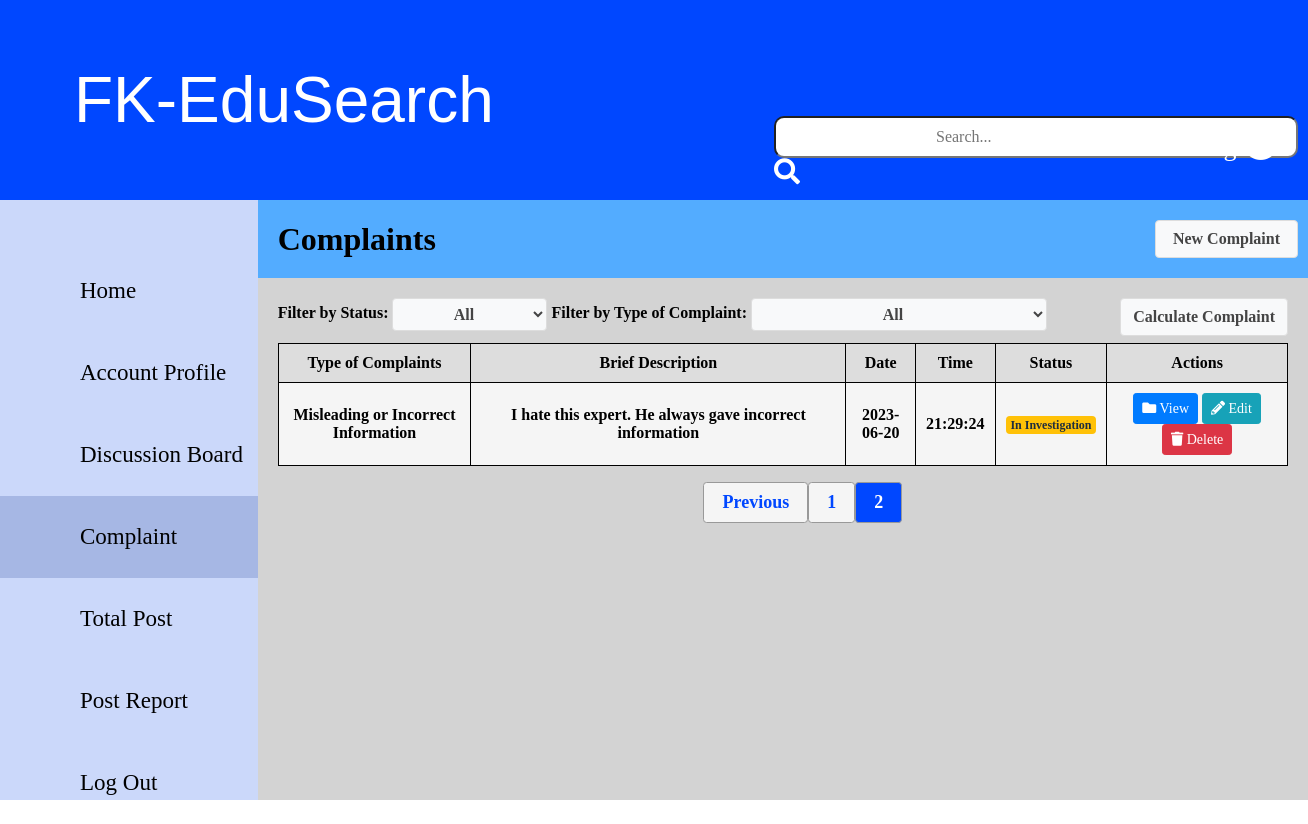
Screenshot of /Complaint/UserComplaint.php?page=2 with the database file from the repository.
### tables this page shows
CREATE TABLE `user` (
  `User_ID` varchar(7) NOT NULL,
  `user_password` varchar(20) NOT NULL,
  `user_name` varchar(30) NOT NULL,
  `user_type` varchar(20) NOT NULL,
  `user_email` varchar(20) NOT NULL,
  `user_phoneNum` varchar(20) NOT NULL,
  `user_researchArea` varchar(50) NOT NULL,
  `user_academicStatus` varchar(50) NOT NULL,
  `user_socialMediaAcc` varchar(50) NOT NULL,
  `user_ProfileStatus` varchar(100) NOT NULL,
  `user_LastLogin` datetime NOT NULL,
  `Admin_ID` varchar(7) NOT NULL
);

CREATE TABLE `complaint_list` (
  `Complaint_ID` int(7) NOT NULL,
  `Complaint_date` date NOT NULL,
  `Complaint_time` time NOT NULL,
  `Complaint_type` varchar(50) NOT NULL,
  `Complaint_description` varchar(300) NOT NULL,
  `Complaint_status` varchar(30) NOT NULL,
  `User_ID` varchar(7) NOT NULL,
  `Admin_ID` int(7) NOT NULL
);

### Complaint/UserComplaint.php (the view, shortened to what this page needs)
<?php
include 'dbconnection.php';
    $complaintsPerPage = 8;
    $userid = 1;
    $sql = "SELECT * FROM complaint_list";
    $result = $conn->query($sql);
    $totalComplaints = mysqli_num_rows($result);
    $totalPages = ceil($totalComplaints / $complaintsPerPage);
    $currentPage = isset($_GET['page']) ? $_GET['page'] : 1;
    $offset = ($currentPage - 1) * $complaintsPerPage;
    $sql = "SELECT cl.*, u.user_name FROM complaint_list AS cl JOIN user AS u ON cl.User_ID = u.user_ID WHERE cl.User_ID = $userid LIMIT $offset, $complaintsPerPage";
    $result = $conn->query($sql);
    $row = mysqli_fetch_assoc($result);
    $username = $row['user_name'];
?>
<!DOCTYPE html>
<html>
<head>
    <link rel="stylesheet" href="https://use.fontawesome.com/releases/v5.0.7/css/all.css">
    <link rel="stylesheet" href="../assets/css/module5.css">
</head>
<body>
    <div id="title-bar">
        <a id="FK-EduSearch" class="FK Edu-Search">FK-EduSearch</a>
        <div class="searchbar">
            <input type="search" id="search" class="rounded" placeholder="Search..." aria-label="Search" aria-describedby="search-addon" />
            <span class="input-group-text border-0" id="search-addon">
                <i class="fas fa-search" style="font-size:26px; color:white"></i>
            </span>
        </div>
        <div>
            <a class="icon-link" href="#">
                <?php echo $username?>
                <i class="fas fa-user-circle" style="font-size:36px;color:white"></i>
            </a>
        </div>
    </div>
    <div class="wrapper">
        <nav id="nav-bar">
            <ul>
                <li><a class="nav-link" href="../User/UserHomepage.php">Home</a></li>
                <li><a class="nav-link" href="../User/UserAccountProfile.php">Account Profile</a></li>
                <li><a class="nav-link" href="../User/DiscussionBoard.php">Discussion Board</a></li>
                <li><a class="nav-link active" href="UserComplaint.php">Complaint</a></li>
                <li><a class="nav-link" href="../User/TotalPost.php">Total Post</a></li>
                <li><a class="nav-link" href="../User/PostReport.php">Post Report</a></li>
                <li><a class="nav-link" href="../login.php">Log Out</a></li>
            </ul>
        </nav>
        <div class="content-wrapper">
            <div class="header">
                <div class="header-title">
                    <h2>Complaints</h2>
                </div>
                <div class="header-button">
                    <button type="button" class="btn btn-block btn-default" onclick="window.location.href='UserComplaintCreate.php'">New Complaint</button>
                </div>
            </div>
            <div class="table-wrapper">
                <div class="content">
                    <div style="margin-bottom: 12px;">
                        <label for="filter-status">Filter by Status:</label>
                        <select id="filter-status" class="btn btn-default" >
                            <option value="all">All</option>
                        </select>
                        <label for="filter">Filter by Type of Complaint:</label>
                        <select id="filter" class="btn btn-default">
                            <option value="all">All</option>
                        </select>
                        <button type="button" class="btn btn-default" style="float: right;" onclick="window.location.href='UserComplaintCalculate.php'">Calculate Complaint</button>
                    </div>
                    <table>
                        <thead>
                            <tr>
                                <th style="width: 20%">Type of Complaints</th>
                                <th style="width: 40%">Brief Description</th>
                                <th style="width: 7%">Date</th>
                                <th style="width: 7%">Time</th>
                                <th style="width: 7%">Status</th>
                                <th style="width: 19%">Actions</th>
                            </tr>
                        </thead>
                        <tbody>
                            <?php
                                while ($row = mysqli_fetch_assoc($result)) {
                                    $complaintID = $row['Complaint_ID'];
                                    $complaintType = $row['Complaint_type'];
                                    $description = $row['Complaint_description'];
                                    $complaintDate = $row['Complaint_date'];
                                    $complaintTime = $row['Complaint_time'];
                                    $status = $row['Complaint_status'];
                                    ?>
                                    <tr>
                                        <td><?php echo $complaintType; ?></td>
                                        <td><?php echo $description; ?></td>
                                        <td><?php echo $complaintDate; ?></td>
                                        <td><?php echo $complaintTime; ?></td>
                                        <td><span class="<?php echo getStatusBadgeClass($status); ?>"><?php echo $status; ?></span></td>
                                        <td>
                                            <a class="btn btn-primary btn-sm" href="UserComplaintView.php?complaint_id=<?php echo $complaintID; ?>">
                                                <i class="fas fa-folder">
                                                </i>
                                                View
                                            </a>
                                            <a class="btn btn-info btn-sm" href="UserComplaintUpdate.php?complaint_id=<?php echo $complaintID; ?>">
                                                <i class="fas fa-pencil-alt">
                                                </i>
                                                Edit
                                            </a>
                                            <a class="btn btn-danger btn-sm" href="UserComplaintDelete.php?complaint_id=<?php echo $complaintID; ?>" onclick="return confirm('Are you sure you want to delete this complaint?')">
                                                <i class="fas fa-trash">
                                                </i>
                                                Delete
                                            </a>
                                        </td>
                                    </tr>
                            <?php } ?>
                        </tbody>
                    </table>
                    <div class="pagination">
                        <ul>
                            <?php if ($currentPage > 1) { ?>
                            <li>
                                <a href="?page=<?php echo ($currentPage - 1); ?>">Previous</a>
                            </li>
                            <?php } ?>
                            <?php for ($page = 1; $page <= $totalPages; $page++) { ?>
                            <li>
                                <a <?php if ($currentPage == $page) { echo 'class="active"'; } ?> href="?page=<?php echo $page; ?>"><?php echo $page; ?></a>
                            </li>
                            <?php } ?>
                        </ul>
                    </div>
                </div>
            </div>
        </div>
    </div>
    <?php
        function getStatusBadgeClass($status) {
        switch ($status) {
            case 'In Investigation':
            return 'badge badge-warning';
        }
        }
    ?>
</body>
</html>

### assets/css/module5.css (style rules this page uses)
* { margin: 0; padding: 0; box-sizing: border-box; }
body { min-height: 100vh; width: 100vw; color: white; overflow-x: hidden; }
html, body, .wrapper { min-height: 100%; }
.wrapper { display: flex; }
.wrapper .content-wrapper { background-color:lightgray; flex-grow: 1; }
#title-bar { display: flex; align-items: center; justify-content: space-between; color: white; background-color: #0047FF; height: 200px; width: 100%; padding: 32px 24px; }
#FK-EduSearch { font: 4rem 'Poppins', sans-serif; margin-left: 50px; }
.searchbar { position: absolute; margin-left: 750px; padding-top: 100px; }
input[type="search"] { padding: 10px 160px; border-radius: 10px; text-align: left; }
.icon-link { position: absolute; right: 30px; top: 125px; font-size: 26px; text-decoration: none; color: white; }
#nav-bar { position: sticky; display: flex; flex-direction: column; height: calc(100vh - 200px); justify-content: space-between; background-color: #CBD8FA; width: 300px; padding-top: 50px; padding-bottom: 70px; }
.nav-link { display: inline-block; width: 100%; padding-top: 28px; padding-bottom: 28px; padding-left: 80px; color: black; font-family: 'PT-serif', serif; text-decoration: none; text-align: left; font-size: 23px; }
.active, .nav-link:hover { color: black; background-color: #A6B7E4; transition: all ease-in 200ms; }
ul { list-style-type: none; }
.table-wrapper { flex-grow: 1; padding: 20px; }
.header { display: flex; justify-content: space-between; align-items: center; background-color: #53acff; padding: 20px; }
.header-title { flex-grow: 1; }
.header-title h2 { color: black; font-size: xx-large; }
.header-button button { margin-left: 10px; }
table { background-color: whitesmoke; color: #000; width: 100%; border-collapse: collapse; text-align: center; }
table th, table td { padding: 10px; border: 1px solid #000; font-weight: bold; }
table th { background-color: #ddd; }
button { margin-right: 5px; }
.badge { display: inline-block; padding: 0.25em 0.4em; font-size: 75%; font-weight: 700; line-height: 1; text-align: center; white-space: nowrap; vertical-align: baseline; border-radius: 0.25rem; transition: color 0.15s ease-in-out, background-color 0.15s ease-in-out, border-color 0.15s ease-in-out, box-shadow 0.15s ease-in-out; }
.badge-warning { color: #1f2d3d; background-color: #ffc107; }
.btn { display: inline-block; font-weight: 400; color: #212529; text-align: center; vertical-align: middle; -webkit-user-select: none; -moz-user-select: none; -ms-user-select: none; user-select: none; background-color: transparent; border: 1px solid transparent; padding: 0.375rem 0.75rem; font-size: 1rem; line-height: 1.5; border-radius: 0.25rem; transition: color 0.15s ease-in-out, background-color 0.15s ease-in-out, border-color 0.15s ease-in-out, box-shadow 0.15s ease-in-out; }
a { text-decoration: none; }
.btn-block { display: block; width: 100%; }
.btn-sm, .btn-group-sm > .btn { padding: 0.25rem 0.5rem; font-size: 0.875rem; line-height: 1.5; border-radius: 0.2rem; }
.btn-default { background-color: #f8f9fa; border-color: #ddd; font-weight: bold; color: #444; }
.btn-primary { color: #fff; background-color: #007bff; border-color: #007bff; box-shadow: none; }
.btn-info { color: #fff; background-color: #17a2b8; border-color: #17a2b8; box-shadow: none; }
.btn-danger { color: #fff; background-color: #dc3545; border-color: #dc3545; box-shadow: none; }
label:not(.form-check-label):not(.custom-file-label) { font-weight: 700; }
label { display: inline-block; margin-bottom: 0.5rem; color: #000; }
button, input, optgroup, select, textarea { margin: 0; font-family: inherit; font-size: inherit; line-height: inherit; }
.pagination { list-style: none; margin: 0; padding: 0; display: flex; justify-content: center; }
.pagination ul { list-style: none; margin-block-start: 1em; margin-block-end: 1em; margin-inline-start: 0px; margin-inline-end: 0px; padding-inline-start: 40px; display: flex; }
.pagination a { display: block; padding: 0.5em 1em; background-color: whitesmoke; color: #0047FF; border: 1px solid #999; border-radius: 0.2em; text-decoration: none; font-size: large; font-weight: bold; text-align: center; }
.pagination a.active { background-color: #0047FF; color: #fff; }

### rows the page displays
user: user_name "Yan Jie Ying"
complaint_list: Complaint_type "Misleading or Incorrect Information", Complaint_description "I hate this expert. He always gave incorrect information", Complaint_date "2023-06-20", Complaint_time "21:29:24", Complaint_status "In Investigation"
